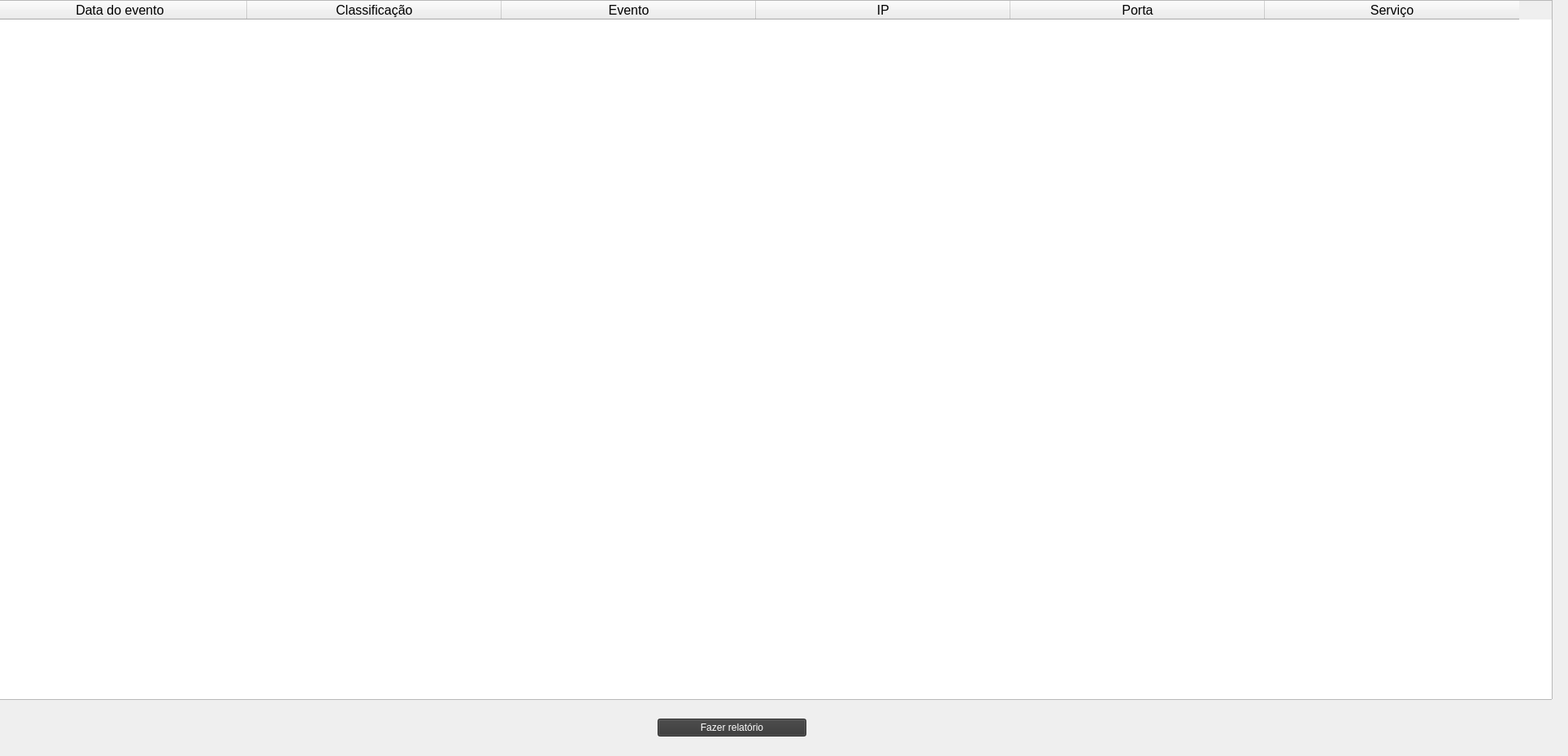
    <widget class="QWidget" name="tab_4">
     <attribute name="title">
      <string>Relatórios</string>
     </attribute>
     <widget class="QFrame" name="frame">
      <property name="geometry">
       <rect>
        <x>800</x>
        <y>870</y>
        <width>201</width>
        <height>51</height>
       </rect>
      </property>
      <layout class="QHBoxLayout" name="horizontalLayout">
       <item>
        <widget class="QPushButton" name="pushButton_relatorio">
         <property name="styleSheet">
          <string notr="true">background-color: rgb(54,54,54);
color: white</string>
         </property>
         <property name="text">
          <string>Fazer relatório</string>
         </property>
        </widget>
       </item>
      </layout>
     </widget>
     <widget class="QTableWidget" name="tableWidget_relatorio">
      <property name="geometry">
       <rect>
        <x>-10</x>
        <y>0</y>
        <width>1920</width>
        <height>861</height>
       </rect>
      </property>
      <attribute name="horizontalHeaderCascadingSectionResizes">
       <bool>false</bool>
      </attribute>
      <attribute name="horizontalHeaderDefaultSectionSize">
       <number>313</number>
      </attribute>
      <column>
       <property name="text">
        <string>Data do evento</string>
       </property>
       <property name="font">
        <font>
         <pointsize>12</pointsize>
        </font>
       </property>
       <property name="background">
        <color>
         <red>255</red>
         <green>140</green>
         <blue>0</blue>
        </color>
       </property>
      </column>
      <column>
       <property name="text">
        <string>Classificação</string>
       </property>
       <property name="font">
        <font>
         <pointsize>12</pointsize>
        </font>
       </property>
       <property name="background">
        <color>
         <red>255</red>
         <green>140</green>
         <blue>0</blue>
        </color>
       </property>
      </column>
      <column>
       <property name="text">
        <string>Evento</string>
       </property>
       <property name="font">
        <font>
         <pointsize>12</pointsize>
        </font>
       </property>
       <property name="background">
        <color>
         <red>255</red>
         <green>140</green>
         <blue>0</blue>
        </color>
       </property>
      </column>
      <column>
       <property name="text">
        <string>IP</string>
       </property>
       <property name="font">
        <font>
         <pointsize>12</pointsize>
        </font>
       </property>
       <property name="background">
        <color>
         <red>255</red>
         <green>140</green>
         <blue>0</blue>
        </color>
       </property>
      </column>
      <column>
       <property name="text">
        <string>Porta</string>
       </property>
       <property name="font">
        <font>
         <pointsize>12</pointsize>
        </font>
       </property>
       <property name="background">
        <color>
         <red>255</red>
         <green>140</green>
         <blue>0</blue>
        </color>
       </property>
      </column>
      <column>
       <property name="text">
        <string>Serviço</string>
       </property>
       <property name="font">
        <font>
         <pointsize>12</pointsize>
        </font>
       </property>
       <property name="background">
        <color>
         <red>255</red>
         <green>140</green>
         <blue>0</blue>
        </color>
       </property>
      </column>
     </widget>
    </widget>
